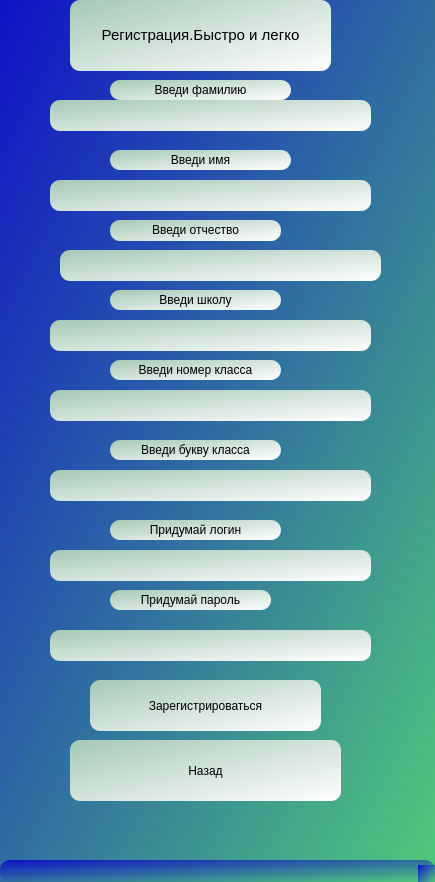
<?xml version="1.0" encoding="UTF-8"?>
<ui version="4.0">
 <class>wind_registration</class>
 <widget class="QMainWindow" name="wind_registration">
  <property name="geometry">
   <rect>
    <x>0</x>
    <y>0</y>
    <width>435</width>
    <height>882</height>
   </rect>
  </property>
  <property name="windowTitle">
   <string>MainWindow</string>
  </property>
  <property name="styleSheet">
   <string notr="true">background-color: qlineargradient(spread:pad, x1:0, y1:0, x2:1, y2:1, stop:0 rgba(15, 18, 200, 255), stop:1 rgba(79, 200, 123, 255));
border-radius: 10px;</string>
  </property>
  <widget class="QWidget" name="centralwidget">
   <widget class="QPushButton" name="btn_registration">
    <property name="geometry">
     <rect>
      <x>90</x>
      <y>680</y>
      <width>231</width>
      <height>51</height>
     </rect>
    </property>
    <property name="styleSheet">
     <string notr="true">background-color: qlineargradient(spread:pad, x1:0, y1:0, x2:1, y2:1, stop:0 rgba(166, 200, 183, 255), stop:1 rgba(255, 255, 255, 255));</string>
    </property>
    <property name="text">
     <string>Зарегистрироваться</string>
    </property>
   </widget>
   <widget class="QPushButton" name="btn_go_back">
    <property name="geometry">
     <rect>
      <x>70</x>
      <y>740</y>
      <width>271</width>
      <height>61</height>
     </rect>
    </property>
    <property name="styleSheet">
     <string notr="true">background-color: qlineargradient(spread:pad, x1:0, y1:0, x2:1, y2:1, stop:0 rgba(166, 200, 183, 255), stop:1 rgba(255, 255, 255, 255));</string>
    </property>
    <property name="text">
     <string>Назад</string>
    </property>
   </widget>
   <widget class="QLabel" name="info">
    <property name="geometry">
     <rect>
      <x>70</x>
      <y>0</y>
      <width>261</width>
      <height>71</height>
     </rect>
    </property>
    <property name="styleSheet">
     <string notr="true">background-color: qlineargradient(spread:pad, x1:0, y1:0, x2:1, y2:1, stop:0 rgba(166, 200, 183, 255), stop:1 rgba(255, 255, 255, 255));</string>
    </property>
    <property name="text">
     <string>&lt;html&gt;&lt;head/&gt;&lt;body&gt;&lt;p align=&quot;center&quot;&gt;&lt;span style=&quot; font-size:11pt;&quot;&gt;Регистрация.Быстро и легко&lt;/span&gt;&lt;/p&gt;&lt;/body&gt;&lt;/html&gt;</string>
    </property>
   </widget>
   <widget class="QLineEdit" name="edit_second_name">
    <property name="geometry">
     <rect>
      <x>60</x>
      <y>250</y>
      <width>321</width>
      <height>31</height>
     </rect>
    </property>
    <property name="styleSheet">
     <string notr="true">background-color: qlineargradient(spread:pad, x1:0, y1:0, x2:1, y2:1, stop:0 rgba(166, 200, 183, 255), stop:1 rgba(255, 255, 255, 255));</string>
    </property>
   </widget>
   <widget class="QLineEdit" name="edit_school">
    <property name="geometry">
     <rect>
      <x>50</x>
      <y>320</y>
      <width>321</width>
      <height>31</height>
     </rect>
    </property>
    <property name="styleSheet">
     <string notr="true">background-color: qlineargradient(spread:pad, x1:0, y1:0, x2:1, y2:1, stop:0 rgba(166, 200, 183, 255), stop:1 rgba(255, 255, 255, 255));</string>
    </property>
   </widget>
   <widget class="QLineEdit" name="edit_class_number">
    <property name="geometry">
     <rect>
      <x>50</x>
      <y>390</y>
      <width>321</width>
      <height>31</height>
     </rect>
    </property>
    <property name="styleSheet">
     <string notr="true">background-color: qlineargradient(spread:pad, x1:0, y1:0, x2:1, y2:1, stop:0 rgba(166, 200, 183, 255), stop:1 rgba(255, 255, 255, 255));</string>
    </property>
   </widget>
   <widget class="QLineEdit" name="edit_login">
    <property name="geometry">
     <rect>
      <x>50</x>
      <y>550</y>
      <width>321</width>
      <height>31</height>
     </rect>
    </property>
    <property name="styleSheet">
     <string notr="true">background-color: qlineargradient(spread:pad, x1:0, y1:0, x2:1, y2:1, stop:0 rgba(166, 200, 183, 255), stop:1 rgba(255, 255, 255, 255));</string>
    </property>
   </widget>
   <widget class="QLineEdit" name="edit_password">
    <property name="geometry">
     <rect>
      <x>50</x>
      <y>630</y>
      <width>321</width>
      <height>31</height>
     </rect>
    </property>
    <property name="styleSheet">
     <string notr="true">background-color: qlineargradient(spread:pad, x1:0, y1:0, x2:1, y2:1, stop:0 rgba(166, 200, 183, 255), stop:1 rgba(255, 255, 255, 255));</string>
    </property>
   </widget>
   <widget class="QLineEdit" name="edit_name">
    <property name="geometry">
     <rect>
      <x>50</x>
      <y>180</y>
      <width>321</width>
      <height>31</height>
     </rect>
    </property>
    <property name="styleSheet">
     <string notr="true">background-color: qlineargradient(spread:pad, x1:0, y1:0, x2:1, y2:1, stop:0 rgba(166, 200, 183, 255), stop:1 rgba(255, 255, 255, 255));</string>
    </property>
   </widget>
   <widget class="QLineEdit" name="edit_surname">
    <property name="geometry">
     <rect>
      <x>50</x>
      <y>100</y>
      <width>321</width>
      <height>31</height>
     </rect>
    </property>
    <property name="styleSheet">
     <string notr="true">background-color: qlineargradient(spread:pad, x1:0, y1:0, x2:1, y2:1, stop:0 rgba(166, 200, 183, 255), stop:1 rgba(255, 255, 255, 255));</string>
    </property>
   </widget>
   <widget class="QLabel" name="lab_surname">
    <property name="geometry">
     <rect>
      <x>110</x>
      <y>80</y>
      <width>181</width>
      <height>20</height>
     </rect>
    </property>
    <property name="styleSheet">
     <string notr="true">background-color: qlineargradient(spread:pad, x1:0, y1:0, x2:1, y2:1, stop:0 rgba(166, 200, 183, 255), stop:1 rgba(255, 255, 255, 255));</string>
    </property>
    <property name="text">
     <string>&lt;html&gt;&lt;head/&gt;&lt;body&gt;&lt;p align=&quot;center&quot;&gt;Введи фамилию&lt;/p&gt;&lt;/body&gt;&lt;/html&gt;</string>
    </property>
   </widget>
   <widget class="QLabel" name="lab_name">
    <property name="geometry">
     <rect>
      <x>110</x>
      <y>150</y>
      <width>181</width>
      <height>20</height>
     </rect>
    </property>
    <property name="styleSheet">
     <string notr="true">background-color: qlineargradient(spread:pad, x1:0, y1:0, x2:1, y2:1, stop:0 rgba(166, 200, 183, 255), stop:1 rgba(255, 255, 255, 255));</string>
    </property>
    <property name="text">
     <string>&lt;html&gt;&lt;head/&gt;&lt;body&gt;&lt;p align=&quot;center&quot;&gt;Введи имя&lt;/p&gt;&lt;/body&gt;&lt;/html&gt;</string>
    </property>
   </widget>
   <widget class="QLabel" name="lab_second_name">
    <property name="geometry">
     <rect>
      <x>110</x>
      <y>220</y>
      <width>171</width>
      <height>21</height>
     </rect>
    </property>
    <property name="styleSheet">
     <string notr="true">background-color: qlineargradient(spread:pad, x1:0, y1:0, x2:1, y2:1, stop:0 rgba(166, 200, 183, 255), stop:1 rgba(255, 255, 255, 255));</string>
    </property>
    <property name="text">
     <string>&lt;html&gt;&lt;head/&gt;&lt;body&gt;&lt;p align=&quot;center&quot;&gt;Введи отчество&lt;/p&gt;&lt;/body&gt;&lt;/html&gt;</string>
    </property>
   </widget>
   <widget class="QLabel" name="lab_school">
    <property name="geometry">
     <rect>
      <x>110</x>
      <y>290</y>
      <width>171</width>
      <height>20</height>
     </rect>
    </property>
    <property name="styleSheet">
     <string notr="true">background-color: qlineargradient(spread:pad, x1:0, y1:0, x2:1, y2:1, stop:0 rgba(166, 200, 183, 255), stop:1 rgba(255, 255, 255, 255));</string>
    </property>
    <property name="text">
     <string>&lt;html&gt;&lt;head/&gt;&lt;body&gt;&lt;p align=&quot;center&quot;&gt;Введи школу&lt;/p&gt;&lt;/body&gt;&lt;/html&gt;</string>
    </property>
   </widget>
   <widget class="QLabel" name="lab_class_number">
    <property name="geometry">
     <rect>
      <x>110</x>
      <y>360</y>
      <width>171</width>
      <height>20</height>
     </rect>
    </property>
    <property name="styleSheet">
     <string notr="true">background-color: qlineargradient(spread:pad, x1:0, y1:0, x2:1, y2:1, stop:0 rgba(166, 200, 183, 255), stop:1 rgba(255, 255, 255, 255));</string>
    </property>
    <property name="text">
     <string>&lt;html&gt;&lt;head/&gt;&lt;body&gt;&lt;p align=&quot;center&quot;&gt;Введи номер класса&lt;/p&gt;&lt;/body&gt;&lt;/html&gt;</string>
    </property>
   </widget>
   <widget class="QLabel" name="lab_login">
    <property name="geometry">
     <rect>
      <x>110</x>
      <y>520</y>
      <width>171</width>
      <height>20</height>
     </rect>
    </property>
    <property name="styleSheet">
     <string notr="true">background-color: qlineargradient(spread:pad, x1:0, y1:0, x2:1, y2:1, stop:0 rgba(166, 200, 183, 255), stop:1 rgba(255, 255, 255, 255));</string>
    </property>
    <property name="text">
     <string>&lt;html&gt;&lt;head/&gt;&lt;body&gt;&lt;p align=&quot;center&quot;&gt;Придумай логин&lt;/p&gt;&lt;/body&gt;&lt;/html&gt;</string>
    </property>
   </widget>
   <widget class="QLabel" name="lab_password">
    <property name="geometry">
     <rect>
      <x>110</x>
      <y>590</y>
      <width>161</width>
      <height>20</height>
     </rect>
    </property>
    <property name="styleSheet">
     <string notr="true">background-color: qlineargradient(spread:pad, x1:0, y1:0, x2:1, y2:1, stop:0 rgba(166, 200, 183, 255), stop:1 rgba(255, 255, 255, 255));</string>
    </property>
    <property name="text">
     <string>&lt;html&gt;&lt;head/&gt;&lt;body&gt;&lt;p align=&quot;center&quot;&gt;Придумай пароль&lt;/p&gt;&lt;/body&gt;&lt;/html&gt;</string>
    </property>
   </widget>
   <widget class="QLabel" name="class_char">
    <property name="geometry">
     <rect>
      <x>110</x>
      <y>440</y>
      <width>171</width>
      <height>20</height>
     </rect>
    </property>
    <property name="styleSheet">
     <string notr="true">background-color: qlineargradient(spread:pad, x1:0, y1:0, x2:1, y2:1, stop:0 rgba(166, 200, 183, 255), stop:1 rgba(255, 255, 255, 255));</string>
    </property>
    <property name="text">
     <string>&lt;html&gt;&lt;head/&gt;&lt;body&gt;&lt;p align=&quot;center&quot;&gt;Введи букву класса&lt;/p&gt;&lt;/body&gt;&lt;/html&gt;</string>
    </property>
   </widget>
   <widget class="QLineEdit" name="edit_class_char">
    <property name="geometry">
     <rect>
      <x>50</x>
      <y>470</y>
      <width>321</width>
      <height>31</height>
     </rect>
    </property>
    <property name="styleSheet">
     <string notr="true">background-color: qlineargradient(spread:pad, x1:0, y1:0, x2:1, y2:1, stop:0 rgba(166, 200, 183, 255), stop:1 rgba(255, 255, 255, 255));</string>
    </property>
   </widget>
  </widget>
  <widget class="QMenuBar" name="menubar">
   <property name="geometry">
    <rect>
     <x>0</x>
     <y>0</y>
     <width>435</width>
     <height>26</height>
    </rect>
   </property>
  </widget>
  <widget class="QStatusBar" name="statusbar"/>
 </widget>
 <resources/>
 <connections/>
</ui>
